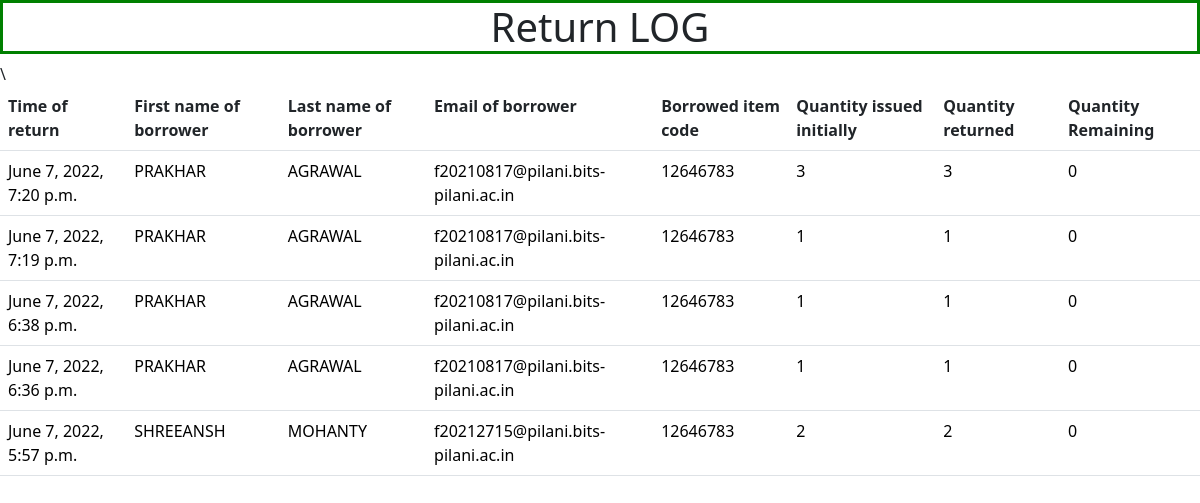
/inventory/logreturn/ (signed in), run on the app's committed database.
### fnapp/models.py (models this page shows, shortened)
class Through(models.Model):
    item = models.ForeignKey('Item', on_delete=models.CASCADE)
    student = models.ForeignKey('Student', on_delete=models.CASCADE)
    qty_issued = models.IntegerField(default = 0)
    time_of_issue = models.DateTimeField(null = True, editable = False)
    time_of_return = models.DateTimeField(null = True, editable = False)
    time_of_issue_int = models.IntegerField(null = True)
    qty_returned = models.IntegerField(default = 0)
    current_issued = models.IntegerField(default = 0)
    is_returned = models.BooleanField(default = False)

class Student(models.Model):
    first_name = models.CharField(max_length=15)
    last_name = models.CharField(max_length=15)
    email_id = models.EmailField(max_length=254)

class Item(models.Model):
    type_of_item = models.CharField(max_length=20)
    name_of_item = models.CharField(max_length=20)
    total_qty = models.IntegerField(default=0)
    current_out = models.IntegerField(default=0)
    unique_code = models.IntegerField(default=random.randint(10_000_000, 99_999_999), editable = False)
    added_on = models.DateTimeField(auto_now_add = True, editable = False)

### fnapp/views.py (the view)
# urls.py: path('logreturn/', views.log_return, name='logreturn'),
def log_return(request):
    logitems = Through.objects.filter(qty_returned__gt = 0).order_by('-time_of_return')
    context = {'logitems': logitems}
    if request.user.is_authenticated:
        return render(request, 'fnapp/log_return.html', context)
    else:
        return render(request, 'fnapp/notlogin.html')

### templates/fnapp/log_return.html (shortened to what this page needs)
<!DOCTYPE html>
<html lang="en">
<head>
    <link href="https://cdn.jsdelivr.net/npm/bootstrap@5.2.0-beta1/dist/css/bootstrap.min.css" rel="stylesheet">
</head>
<body>
    <h1 style="text-align: center; border: 3px solid green;">Return LOG</h1>
    <table class="table">
        <tr>
            <th>Time of return</th>
            <th>First name of borrower</th>
            <th>Last name of borrower</th>
            <th>Email of borrower</th>
            <th>Borrowed item code</th>\
            <th>Quantity issued initially</th>
            <th>Quantity returned</th>
            <th>Quantity Remaining</th>
        </tr>
        {% for thing in logitems %}
            <tr style="color: black;">
                <td>{{thing.time_of_return}}</td>
                <td>{{thing.student.first_name}}</td>
                <td>{{thing.student.last_name}}</td>
                <td>{{thing.student.email_id}}</td>
                <td>{{thing.item.unique_code}}</td>
                <td>{{thing.qty_issued}}</td>
                <td>{{thing.qty_returned}}</td>
                <td>{{thing.current_issued}}</td>
            </tr>
        {% endfor %}
    </table><br>
</body>
</html>

### data on the page
Through: time_of_return "June 7, 2022, 7:20 p.m.", student.first_name "PRAKHAR", student.last_name "AGRAWAL", student.email_id "f20210817@pilani.bits-pilani.ac.in", item.unique_code "12646783", qty_issued "3", qty_returned "3", current_issued "0"
Through: time_of_return "June 7, 2022, 7:19 p.m.", student.first_name "PRAKHAR", student.last_name "AGRAWAL", student.email_id "f20210817@pilani.bits-pilani.ac.in", item.unique_code "12646783", qty_issued "1", qty_returned "1", current_issued "0"
Through: time_of_return "June 7, 2022, 6:38 p.m.", student.first_name "PRAKHAR", student.last_name "AGRAWAL", student.email_id "f20210817@pilani.bits-pilani.ac.in", item.unique_code "12646783", qty_issued "1", qty_returned "1", current_issued "0"
Through: time_of_return "June 7, 2022, 6:36 p.m.", student.first_name "PRAKHAR", student.last_name "AGRAWAL", student.email_id "f20210817@pilani.bits-pilani.ac.in", item.unique_code "12646783", qty_issued "1", qty_returned "1", current_issued "0"
Through: time_of_return "June 7, 2022, 5:57 p.m.", student.first_name "SHREEANSH", student.last_name "MOHANTY", student.email_id "f20212715@pilani.bits-pilani.ac.in", item.unique_code "12646783", qty_issued "2", qty_returned "2", current_issued "0"
